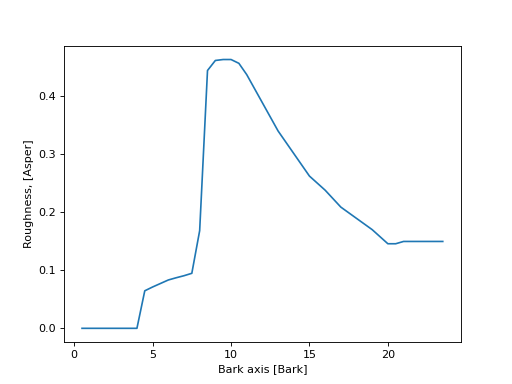

Write Python code to recreate this figure.
from mosqito.sq_metrics import roughness_dw_freq
import matplotlib.pyplot as plt
import numpy as np
fc=1000
fmod=70
fs=44100
d=0.2
dB=60
time = np.arange(0, d, 1/fs)
stimulus = (
0.5
* (1 + np.sin(2 * np.pi * fmod * time))
* np.sin(2 * np.pi * fc * time))
rms = np.sqrt(np.mean(np.power(stimulus, 2)))
ampl = 0.00002 * np.power(10, dB / 20) / rms
stimulus = stimulus * ampl
n = len(stimulus)
spec = np.fft.fft(stimulus )[0:n//2] * 1.42
freqs = np.arange(1, round(n / 2) + 1, 1) * (44100 / n)
R, R_specific, bark = roughness_dw_freq(spec, freqs)
plt.plot(bark, R_specific)
plt.xlabel("Bark axis [Bark]")
plt.ylabel("Roughness, [Asper]")
